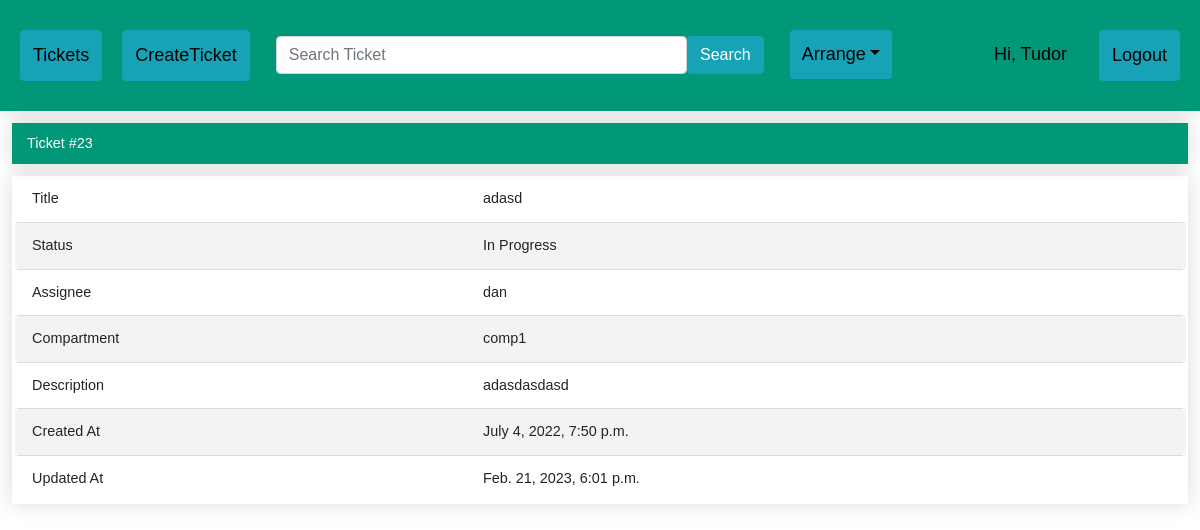
The app's page /ticket/23 (signed in) with its own data.
### ticketApp/models.py (models this page shows)
class Ticket(models.Model):
	title = models.CharField(max_length=100)
	assignee = models.ForeignKey(User, null=True, blank=True, on_delete=models.CASCADE)
	status = models.CharField(max_length=25, choices=TicketStatus.choices, default=TicketStatus.TO_DO)
	compartment = models.CharField(max_length=25, choices=Compartiment.choices, default=None, null=False, blank=False)
	description = models.TextField()
	created_at = models.DateTimeField('created at', auto_now_add=True)
	updated_at = models.DateTimeField('updated at', auto_now=True)
	active = models.BooleanField(default=1)

### ticketApp/views.py (the view)
# urls.py: path('ticket/<int:ticket_id>', views.ticket_by_id, name='ticket_by_id'),
@login_required
def ticket_by_id(request, ticket_id):
	ticket = Ticket.objects.get(pk=ticket_id)
	if request.user == ticket.assignee or request.user.is_superuser or\
			request.user.usercreate.compartment == ticket.compartment:
		return render(request, 'ticket_by_id.html', {'ticket': ticket})
	else:
		return redirect('index')

### ticketApp/templates/ticket_by_id.html (shortened to what this page needs)
{% extends 'base.html' %}
{% block content %}
<div class="ticket">
 <table class="styled-table">
 <h2> Ticket #{{ticket.id}}</h2>
 <tbody>
  <tr>
   <td>Title</td>
   <td>{{ticket.title}}</td>
  </tr>
  <tr>
   <td>Status</td>
   <td>{{ticket.status}}</td>
  </tr>
  <tr>
   <td>Assignee</td>
   <td>{{ticket.assignee}}</td>
  </tr>
    <tr>
   <td>Compartment</td>
   <td>{{ticket.compartment}}</td>
  </tr>
  <tr>
   <td>Description</td>
   <td>{{ticket.description}}</td>
  </tr>
  <tr>
   <td>Created At</td>
   <td>{{ticket.created_at}}</td>
  </tr>
  <tr>
   <td>Updated At</td>
   <td>{{ticket.updated_at}}</td>
  </tr>
 </tbody>
 </table>
</div>
{% endblock %}

### ticketApp/templates/base.html (shortened to what this page needs)
<!DOCTYPE html>
<html>
<head>
    {% load static %}
    <link rel="stylesheet" href="https://stackpath.bootstrapcdn.com/bootstrap/4.4.1/css/bootstrap.min.css"
>
    <link rel="stylesheet" type="text/css" href="{% static 'css/style.css' %}">
</head>
<body>
<div class="header">
    <a href="{% url 'index' %}" style="margin:10px;" class="btn btn-info">Tickets</a>
    {% if user.is_authenticated %}
    <a href="{% url 'CreateTicket' %}" style="margin:10px;" class="btn btn-info">CreateTicket</a>
    <form style="margin:10px;" class="d-flex" method="GET" action="{% url 'searches' %}">
        <input class="form-control me-2" type="search" placeholder="Search Ticket" aria-label="Search" name="search"
               required>
        <button class="btn btn-info" type="submit">Search</button>
    </form>
        <a class="nav-link dropdown-toggle btn-info" style="margin:10px;" href="#"   data-bs-toggle="dropdown" >Arrange</a>
    {% endif %}
    <div class="header-right">
        {% if user.is_authenticated %}
        <a style="margin:10px;">Hi, {{ request.user.username|title }}</a>
        <a class="btn btn-info" href="/logout_request" style="margin:10px;">Logout</a>
        {% else %}
        <a href="{% url 'login_request' %}" class="btn btn-info">Login</a>
        {% endif %}
    </div>
</div>
<div id="body">
    {% block content %}{% endblock %}
</div>
</body>
</html>

### ticketApp/static/css/style.css (style rules this page uses)
.header { overflow: hidden; background-color: #009879; padding: 20px 10px; min-width: 200px; box-shadow: 0 0 20px rgba(0, 0, 0, 0.15); }
.header a { float: left; color: black; text-align: center; padding: 12px; text-decoration: none; font-size: 18px; font-family: sans-serif; line-height: 25px; border-radius: 4px; }
.header-right { float: right; }
.d-flex { float: left; width: 500px; text-align: center; font-family: sans-serif; line-height: 25px; padding: 6px; }
.styled-table { border-collapse: collapse; margin: 25px 0; width:98%; margin-top: 1%; margin-left:1%; margin-right:1%; font-size: 0.9em; font-family: sans-serif; min-width: 200px; box-shadow: 0 0 20px rgba(0, 0, 0, 0.15); }
.styled-table th, .styled-table td { padding: 12px 15px; }
.styled-table tbody tr { border-bottom: 1px solid #dddddd; }
.styled-table tbody tr:nth-of-type(even) { background-color: #f3f3f3; }
.styled-table tbody tr:last-of-type { border-bottom: 2px solid transparent; }
.styled-table tbody tr { border-right: 5px solid transparent; border-left: 5px solid transparent; }
.ticket h2 { background-color: #009879; color: #ffffff; text-align: left; box-shadow: 0 0 20px rgba(0, 0, 0, 0.15); padding: 12px 15px; margin-top: 1%; margin-left: 1%; margin-right: 1%; font-size: 0.9em; font-family: sans-serif; min-width: 200px; }

### records on screen
Ticket: id "23", title "adasd", status "In Progress", assignee "dan", compartment "comp1", description "adasdasdasd", created_at "July 4, 2022, 7:50 p.m.", updated_at "Feb. 21, 2023, 6:01 p.m."

### other values on screen
{{ request.user.username|title }} "Tudor"
